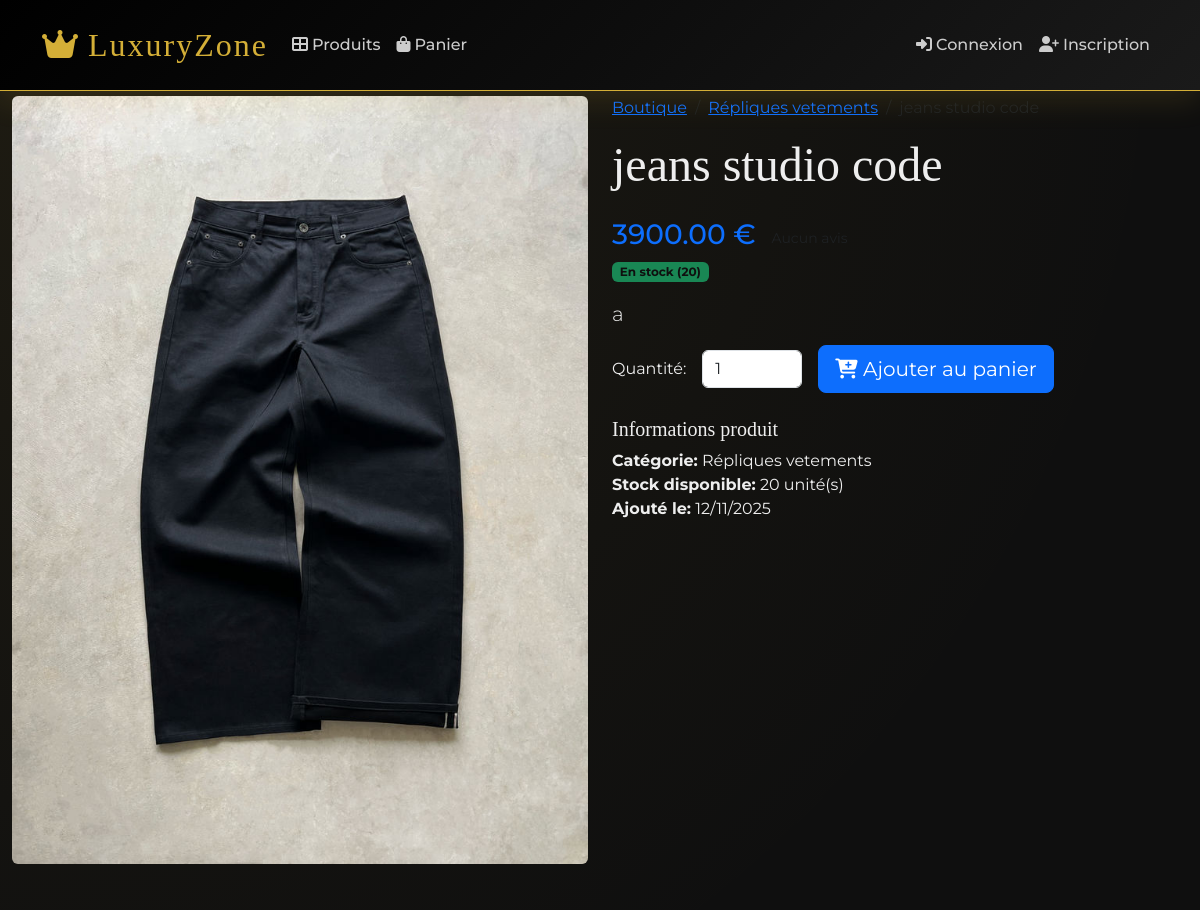
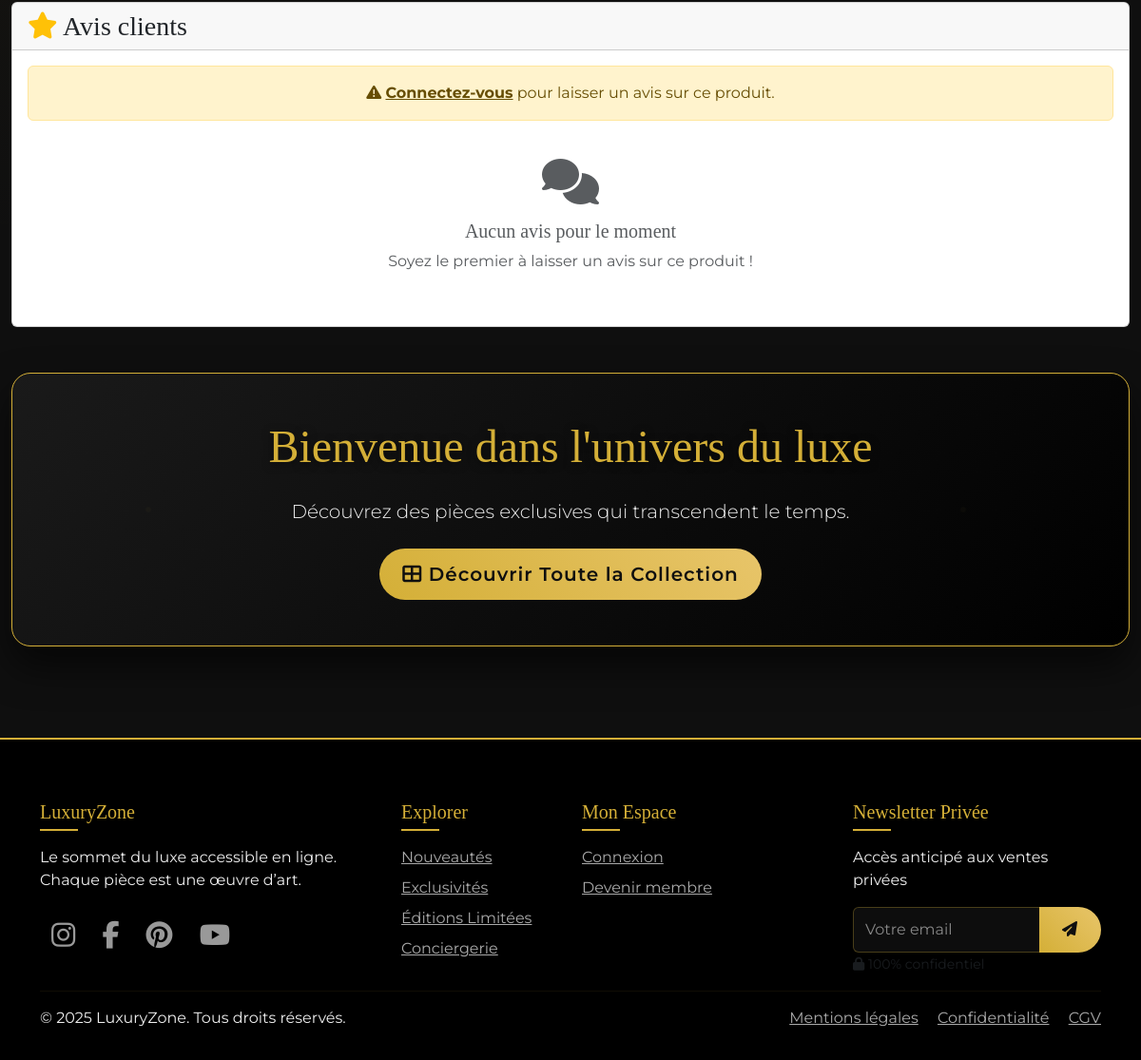
The app's page /product/5/a/ with its own data (2 pictures, top to bottom).
### shop/models.py (models this page shows, shortened)
class Product(models.Model):
    category = models.ForeignKey(Category, on_delete=models.CASCADE, related_name='products')
    name = models.CharField(max_length=200)
    slug = models.SlugField(unique=True)
    description = models.TextField()
    price = models.DecimalField(max_digits=10, decimal_places=2)
    image = models.ImageField(upload_to='products/')
    stock = models.PositiveIntegerField()
    available = models.BooleanField(default=True)
    created = models.DateTimeField(auto_now_add=True)
    updated = models.DateTimeField(auto_now=True)
    vendor = models.ForeignKey('Vendor', on_delete=models.CASCADE, related_name='products', null=True, blank=True)
    class Meta:
        ordering = ['-created']
        indexes = [
            models.Index(fields=['slug']),
            models.Index(fields=['available']),
        ]
    def average_rating(self):
        reviews = self.reviews.filter(approved=True)
        if reviews.count() > 0:
            return round(sum(review.rating for review in reviews) / reviews.count(), 1)
        return 0

class Category(models.Model):
    name = models.CharField(max_length=100)
    slug = models.SlugField(unique=True)
    class Meta:
        verbose_name_plural = "Categories"
        ordering = ['name']

### shop/views.py (the view)
# urls.py: path('product/<int:id>/<slug:slug>/', views.product_detail, name='product_detail'),
def product_detail(request, id, slug):
    product = get_object_or_404(Product, id=id, slug=slug, available=True)
    cart_product_form = CartAddProductForm()
    is_favorite = False
    user_review = None
    can_review = False
    if request.user.is_authenticated:
        is_favorite = Favorite.objects.filter(user=request.user, product=product).exists()
        user_review = ProductReview.objects.filter(user=request.user, product=product).first()
        can_review = product.has_user_ordered(request.user)
    approved_reviews = product.reviews.filter(approved=True).order_by('-created_at')
    return render(request, 'shop/product/detail.html', {
        'product': product,
        'cart_product_form': cart_product_form,
        'is_favorite': is_favorite,
        'user_review': user_review,
        'can_review': can_review,
        'approved_reviews': approved_reviews,
        'review_form': ProductReviewForm()
    })

### shop/forms.py (shortened to what this page needs)
class CartAddProductForm(forms.Form):
    quantity = forms.IntegerField(
        min_value=1,
        max_value=20,
        initial=1,
        widget=forms.NumberInput(attrs={
            'class': 'form-control',
            'style': 'width: 80px;'
        })
    )
    update = forms.BooleanField(
        required=False,
        initial=False,
        widget=forms.HiddenInput
    )

class ProductReviewForm(forms.ModelForm):
    class Meta:
        model = ProductReview
        fields = ['rating', 'title', 'comment']
        widgets = {
            'rating': forms.Select(
                choices=[(i, f"{i} étoiles") for i in range(1, 6)],
                attrs={'class': 'form-select'}
            ),
            'title': forms.TextInput(attrs={
                'class': 'form-control',
                'placeholder': 'Titre de votre avis (ex: Excellent produit)'
            }),
            'comment': forms.Textarea(attrs={
                'class': 'form-control',
                'rows': 4,
                'placeholder': 'Détaillez votre expérience...'
            }),
        }
        labels = {
            'rating': 'Note',
            'title': 'Titre',
            'comment': 'Commentaire',
        }
    def __init__(self, *args, **kwargs):
        self.user = kwargs.pop('user', None)
        super().__init__(*args, **kwargs)

### shop/context_processors.py (called while the page is built)
def cart_context(request):
    try:
        cart = None
        if request.user.is_authenticated:
            cart, created = Cart.objects.get_or_create(user=request.user)
        else:
            cart_id = request.session.get('cart_id')
            if cart_id:
                try:
                    cart = Cart.objects.get(id=cart_id)
                except Cart.DoesNotExist:
                    cart = Cart.objects.create()
                    request.session['cart_id'] = cart.id
            else:
                cart = Cart.objects.create()
                request.session['cart_id'] = cart.id
        return {'cart': cart}
    except Exception:
        return {'cart': None}

### templates/shop/product/detail.html (shortened to what this page needs)
{% extends "base.html" %}
{% block content %}
<div class="row">
    <div class="col-md-6">
        {% if product.image %}
        <img src="{{ product.image.url }}" class="img-fluid rounded" alt="{{ product.name }}">
        {% else %}
        <div class="bg-light rounded d-flex align-items-center justify-content-center" style="height: 400px;">
            <i class="fas fa-image fa-5x text-muted"></i>
        </div>
        {% endif %}
    </div>
    <div class="col-md-6">
        <nav aria-label="breadcrumb">
            <ol class="breadcrumb">
                <li class="breadcrumb-item"><a href="{% url 'shop:product_list' %}">Boutique</a></li>
                <li class="breadcrumb-item"><a href="{% url 'shop:product_list_by_category' product.category.slug %}">{{ product.category.name }}</a></li>
                <li class="breadcrumb-item active">{{ product.name }}</li>
            </ol>
        </nav>
        <div class="d-flex justify-content-between align-items-start mb-3">
            <h1 class="display-5">{{ product.name }}</h1>
        </div>
        <div class="mb-3">
            <div class="d-flex align-items-center">
                <span class="h3 text-primary me-3">{{ product.price }} €</span>
                {% if product.average_rating > 0 %}
                <div class="d-flex align-items-center">
                    <span class="text-warning me-1">
                        {% for i in "12345" %}
                            {% if forloop.counter <= product.average_rating %}
                                ★
                            {% else %}
                                ☆
                            {% endif %}
                        {% endfor %}
                    </span>
                    <small class="text-muted ms-1">({{ product.average_rating }}/5 - {{ product.review_count }} avis)</small>
                </div>
                {% else %}
                <small class="text-muted">Aucun avis</small>
                {% endif %}
            </div>
            {% if product.stock > 0 %}
                <span class="badge bg-success">En stock ({{ product.stock }})</span>
            {% else %}
                <span class="badge bg-danger">Rupture de stock</span>
            {% endif %}
        </div>
        <p class="lead">{{ product.description }}</p>
        {% if product.stock > 0 %}
        <form action="{% url 'shop:cart_add' product.id %}" method="post" class="mb-4">
            <div class="row g-3 align-items-center">
                <div class="col-auto">
                    <label for="id_quantity" class="col-form-label">Quantité:</label>
                </div>
                <div class="col-auto">
                    <input type="number" name="quantity" value="1" min="1" max="{{ product.stock }}"
                           class="form-control" style="width: 100px;" required>
                </div>
                <div class="col-auto">
                    <button type="submit" class="btn btn-primary btn-lg">
                        <i class="fas fa-cart-plus"></i> Ajouter au panier
                    </button>
                </div>
            </div>
        </form>
        {% else %}
        <button class="btn btn-secondary btn-lg" disabled>
            Produit indisponible
        </button>
        {% endif %}
        <div class="mt-4">
            <h5>Informations produit</h5>
            <ul class="list-unstyled">
                <li><strong>Catégorie:</strong> {{ product.category.name }}</li>
                <li><strong>Stock disponible:</strong> {{ product.stock }} unité(s)</li>
                <li><strong>Ajouté le:</strong> {{ product.created|date:"d/m/Y" }}</li>
            </ul>
        </div>
    </div>
</div>
<div class="row mt-5">
    <div class="col-12">
        <div class="card">
            <div class="card-header">
                <h3 class="mb-0">
                    <i class="fas fa-star text-warning"></i>
                    Avis clients
                </h3>
            </div>
            <div class="card-body">
                {% if user.is_authenticated %}
                    {% if can_review %}
                        {% if user_review %}
                        <div class="alert alert-info">
                            <div class="d-flex justify-content-between align-items-center">
                                <div>
                                    <strong>Votre avis:</strong>
                                    <span class="text-warning">{{ user_review.get_rating_stars }}</span>
                                    - {{ user_review.title }}
                                    {% if not user_review.approved %}
                                    <span class="badge bg-warning ms-2">En attente de modération</span>
                                    {% endif %}
                                </div>
                                <div>
                                    <a href="{% url 'shop:add_review' product.id %}" class="btn btn-sm btn-outline-primary me-2">
                                        <i class="fas fa-edit"></i> Modifier
                                    </a>
                                    <a href="{% url 'shop:delete_review' user_review.id %}" class="btn btn-sm btn-outline-danger"
                                       onclick="return confirm('Êtes-vous sûr de vouloir supprimer votre avis ?')">
                                        <i class="fas fa-trash"></i> Supprimer
                                    </a>
                                </div>
                            </div>
                        </div>
                        {% else %}
                        <div class="text-center mb-4">
                            <p>Vous avez commandé ce produit. Partagez votre expérience !</p>
                            <a href="{% url 'shop:add_review' product.id %}" class="btn btn-primary">
                                <i class="fas fa-pen"></i> Laisser un avis
                            </a>
                        </div>
                        {% endif %}
                    {% else %}
                    <div class="alert alert-secondary text-center">
                        <i class="fas fa-info-circle"></i>
                        Vous devez avoir commandé ce produit pour laisser un avis.
                    </div>
                    {% endif %}
                {% else %}
                <div class="alert alert-warning text-center">
                    <i class="fas fa-exclamation-triangle"></i>
                    <a href="{% url 'shop:login' %}" class="alert-link">Connectez-vous</a>
                    pour laisser un avis sur ce produit.
                </div>
                {% endif %}
                {% if approved_reviews %}
                <div class="mt-4">
                    <h5>Avis clients ({{ approved_reviews.count }})</h5>
                    {% for review in approved_reviews %}
                    <div class="card mb-3">
                        <div class="card-body">
                            <div class="d-flex justify-content-between align-items-start">
                                <div class="flex-grow-1">
                                    <h6 class="card-title mb-1">{{ review.title }}</h6>
                                    <div class="text-warning mb-2">
                                        {{ review.get_rating_stars }}
                                    </div>
                                    <p class="card-text">{{ review.comment }}</p>
                                </div>
                                <div class="text-end">
                                    <small class="text-muted">
                                        Par {{ review.user.first_name|default:review.user.username }}<br>
                                        {{ review.created_at|date:"d/m/Y" }}
                                    </small>
                                    {% if user.is_authenticated and user != review.user %}
                                    <div class="mt-2">
                                        <button type="button" class="btn btn-sm btn-outline-danger"
                                                data-bs-toggle="modal"
                                                data-bs-target="#reportModal{{ review.id }}">
                                            <i class="fas fa-flag"></i> Signaler
                                        </button>
                                    </div>
                                    {% endif %}
                                </div>
                            </div>
                        </div>
                    </div>
                    <div class="modal fade" id="reportModal{{ review.id }}" tabindex="-1">
                        <div class="modal-dialog">
                            <div class="modal-content">
                                <div class="modal-header">
                                    <h5 class="modal-title">Signaler cet avis</h5>
                                    <button type="button" class="btn-close" data-bs-dismiss="modal"></button>
                                </div>
                                <form method="post" action="{% url 'shop:report_review' review.id %}">
                                    {% csrf_token %}
                                    <div class="modal-body">
                                        <p>Pourquoi signalez-vous cet avis ?</p>
                                        <select name="reason" class="form-select">
                                            <option value="Contenu inapproprié">Contenu inapproprié</option>
                                            <option value="Spam ou publicité">Spam ou publicité</option>
                                            <option value="Information fausse">Information fausse</option>
                                            <option value="Harcèlement">Harcèlement</option>
                                            <option value="Autre">Autre raison</option>
                                        </select>
                                        <div class="mt-3">
                                            <label for="customReason{{ review.id }}" class="form-label">Précisez (optionnel) :</label>
                                            <textarea name="custom_reason" id="customReason{{ review.id }}"
                                                      class="form-control" rows="2"
                                                      placeholder="Donnez plus de détails..."></textarea>
                                        </div>
                                    </div>
                                    <div class="modal-footer">
                                        <button type="button" class="btn btn-secondary" data-bs-dismiss="modal">Annuler</button>
                                        <button type="submit" class="btn btn-danger">Signaler</button>
                                    </div>
                                </form>
                            </div>
                        </div>
                    </div>
                    {% endfor %}
                </div>
                {% elif not user_review and not can_review %}
                <div class="text-center py-4">
                    <i class="fas fa-comments fa-3x text-muted mb-3"></i>
                    <h5 class="text-muted">Aucun avis pour le moment</h5>
                    <p class="text-muted">Soyez le premier à laisser un avis sur ce produit !</p>
                </div>
                {% endif %}
            </div>
        </div>
    </div>
</div>
{% endblock %}

### templates/base.html (style rules this page uses)
:root { --gold: #D4AF37; --deep-black: #0F0F0F; --dark-gray: #1A1A1A; --light-gold: #F5E6C2; }
body { background: var(--deep-black); color: #eee; font-family: 'Montserrat', sans-serif; background-image: radial-gradient(circle at top left, rgba(212,175,55,0.08) 0%, transparent 50%); }
h1, h2, h3, h4, h5 { font-family: 'Playfair Display', serif; }
.badge { background: var(--gold); color: var(--deep-black); }

### records on screen
Product: image (picture), category.name "Répliques vetements", name "jeans studio code", price "3900.00", stock "20", description "a", created "12/11/2025"
